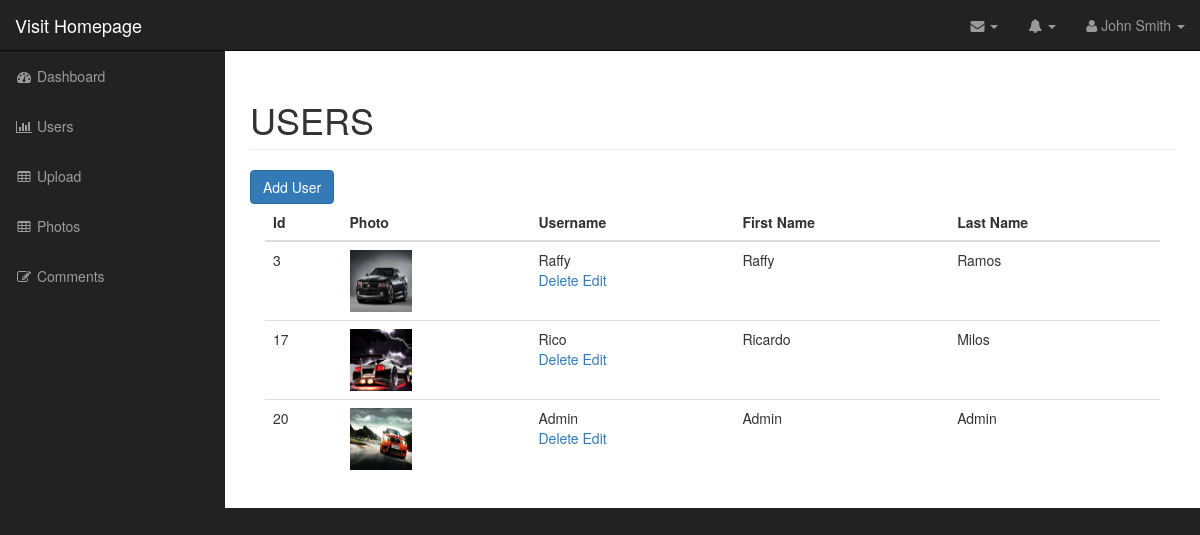
/admin/users.php (signed in), run on the app's committed database.
### tables this page shows
CREATE TABLE `users` (
  `id` int(11) NOT NULL,
  `username` varchar(255) NOT NULL,
  `password` varchar(255) NOT NULL,
  `first_name` varchar(255) NOT NULL,
  `last_name` varchar(255) NOT NULL,
  `user_image` varchar(255) NOT NULL
);

### admin/includes/database.php (called while the page is built, shortened)
<?php
class Database {
    public $db;
    function __construct(){
    $this->db =  $this->open_db_connection();
    }
    public function open_db_connection(){
        $this->connection = new mysqli(DB_HOST,DB_USER,DB_PASS,DB_NAME);
        return $this->connection;
    }
    public function query($sql){
    $result = $this->db->query($sql);
    return $result;
    }
}
$database = new Database();
?>

### admin/includes/db_object.php (called while the page is built, shortened)
<?php
class Db_object {
	public static function find_all(){
		return static::find_by_query("SELECT * FROM "  . static::$db_table . " ");
		}
	public static function find_by_query($sql){
		global $database;
		$result_set = $database->query($sql);
		$the_object_array = array();
		while($row = mysqli_fetch_array($result_set)) {
		$the_object_array[] = static::instantation($row);
		}
		return $the_object_array;
		}
	 public static function instantation($the_record){
		$the_object = new $calling_class;
		foreach ($the_record as $the_attribute => $value) {
		if($the_object->has_the_attribute($the_attribute)){
			$the_object->$the_attribute = $value;
			}
		}
		    return $the_object;
		}
	private function has_the_attribute($the_attribute){
		$object_properties = get_object_vars($this);
		return array_key_exists($the_attribute, $object_properties);
		}
}
?>

### admin/includes/user.php (called while the page is built, shortened)
<?php
class User extends Db_object {
	public $user_image;
	public $upload_directory = "images";
	public $image_placeholder = "http://placehold.it/400x400&text=image";
	public function image_path_and_placeholder() {
		return empty($this->user_image) ? $this->image_placeholder : $this->upload_directory.DS.$this->user_image;
	}
}
?>

### admin/users.php (the view, shortened to what this page needs)
<?php include("includes/header.php"); ?>
<?php
$users = User::find_all();
 ?>
        <nav class="navbar navbar-inverse navbar-fixed-top" role="navigation">
        <?php include ("includes/top_nav.php") ?>
        <?php include ("includes/side_nav.php") ?>
        </nav>
        <div id="page-wrapper">
        <div class="container-fluid">
            <div class="row">
                <div class="col-lg-12">
                    <h1 class="page-header">
                        USERS
                    </h1>
                    <a href="add_user.php" class="btn btn-primary">Add User</a>
                    <div class="col-md-12">
                        <table class="table table-hover">
                          <thead>
                              <tr>
                                  <th>Id</th>
                                  <th>Photo</th>
                                  <th>Username</th>
                                  <th>First Name</th>
                                  <th>Last Name</th>
                              </tr>
                          </thead>
                          <tbody>
                        <?php foreach($users as $user ) : ?>
                              <tr>
                                  <td><?php echo $user->id; ?></td>
                                  <td><img class="admin-user-thumbnail user_image" src="<?php echo $user->image_path_and_placeholder(); ?>" alt="">
                                  </td>
                                  <td><?php echo $user->username; ?>
                                    <div class="actions_links">
                                    <a class="delete_user" href="delete_user.php?id=<?php echo $user->id; ?> ">Delete</a>
                                    <a href="edit_user.php?id=<?php echo $user->id; ?> ">Edit</a>
                                    </div>
                                  </td>
                                  <td><?php echo $user->first_name; ?></td>
                                  <td><?php echo $user->last_name; ?></td>
                              </tr>
                        <?php endforeach; ?>
                          </tbody>
                        </table>
                    </div>
                </div>
            </div>
            </div>
        </div>
  <?php include("includes/footer.php"); ?>

### admin/includes/header.php (shortened to what this page needs)
<!DOCTYPE html>
<html lang="en">
<head>
    <link href="css/bootstrap.min.css" rel="stylesheet">
    <link href="css/sb-admin.css" rel="stylesheet">
    <link href="font-awesome/css/font-awesome.min.css" rel="stylesheet" type="text/css">
   <link href="css/styles.css" rel="stylesheet">
    <link href="css/dropzone.css" rel="stylesheet">
</head>
<body>
    <div id="wrapper">

### admin/includes/top_nav.php (shortened to what this page needs)
<div class="navbar-header">
                <a class="navbar-brand" href="../index.php">Visit Homepage</a>
            </div>
            <ul class="nav navbar-right top-nav">
                <li class="dropdown">
                    <a href="#" class="dropdown-toggle" data-toggle="dropdown"><i class="fa fa-envelope"></i> <b class="caret"></b></a>
                </li>
                <li class="dropdown">
                    <a href="#" class="dropdown-toggle" data-toggle="dropdown"><i class="fa fa-bell"></i> <b class="caret"></b></a>
                </li>
                <li class="dropdown">
                    <a href="#" class="dropdown-toggle" data-toggle="dropdown"><i class="fa fa-user"></i> John Smith <b class="caret"></b></a>
                </li>
            </ul>

### admin/includes/side_nav.php
<div class="collapse navbar-collapse navbar-ex1-collapse">
                <ul class="nav navbar-nav side-nav">
                    <li>
                        <a href="index.php"><i class="fa fa-fw fa-dashboard"></i> Dashboard</a>
                    </li>
                    <li>
                        <a href="users.php"><i class="fa fa-fw fa-bar-chart-o"></i> Users</a>
                    </li>
                    <li>
                        <a href="upload.php"><i class="fa fa-fw fa-table"></i> Upload</a>
                    </li>
                    <li>
                        <a href="photos.php"><i class="fa fa-fw fa-table"></i> Photos</a>
                    </li>
                    <li>
                        <a href="comments.php"><i class="fa fa-fw fa-edit"></i> Comments</a>
                    </li>
                </ul>
            </div>

### admin/includes/footer.php (shortened to what this page needs)
  </div>
</body>
</html>

### admin/css/sb-admin.css (style rules this page uses)
body { margin-top: 100px; background-color: #222; }
@media (min-width:768px) { body { margin-top: 50px; } }
#wrapper { padding-left: 0; }
#page-wrapper { width: 100%; padding: 0; background-color: #fff; }
@media (min-width:768px) { #wrapper { padding-left: 225px; } }
@media (min-width:768px) { #page-wrapper { padding: 10px; } }
.top-nav { padding: 0 15px; }
.top-nav>li { display: inline-block; float: left; }
.top-nav>li>a { padding-top: 15px; padding-bottom: 15px; line-height: 20px; color: #999; }
@media (min-width:768px) { .side-nav { position: fixed; top: 51px; left: 225px; width: 225px; margin-left: -225px; border: none; border-radius: 0; overflow-y: auto; background-color: #222; } }
@media (min-width:768px) { .side-nav>li>a { width: 225px; } }

### admin/css/styles.css (style rules this page uses)
.user_image { width: 62px; height: 62px; }

### data on the page
users: id "3", user_image (picture), username "Raffy", first_name "Raffy", last_name "Ramos"
users: id "17", user_image (picture), username "Rico", first_name "Ricardo", last_name "Milos"
users: id "20", user_image (picture), username "Admin", first_name "Admin", last_name "Admin"
